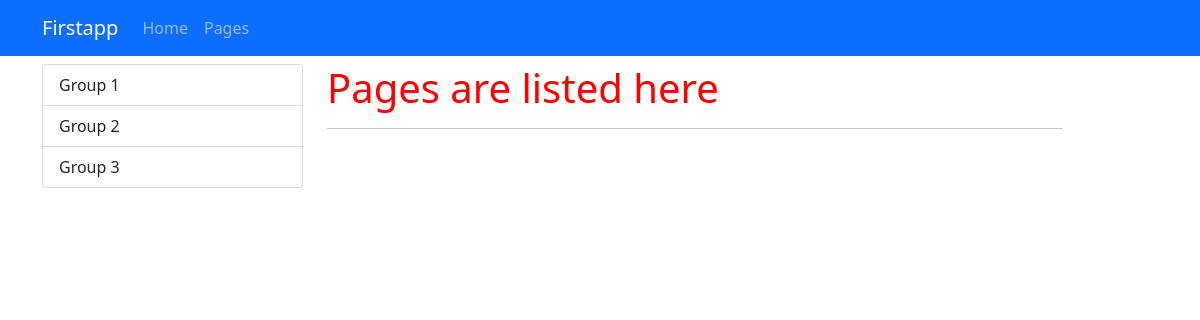
Before: /pages with the older database file.
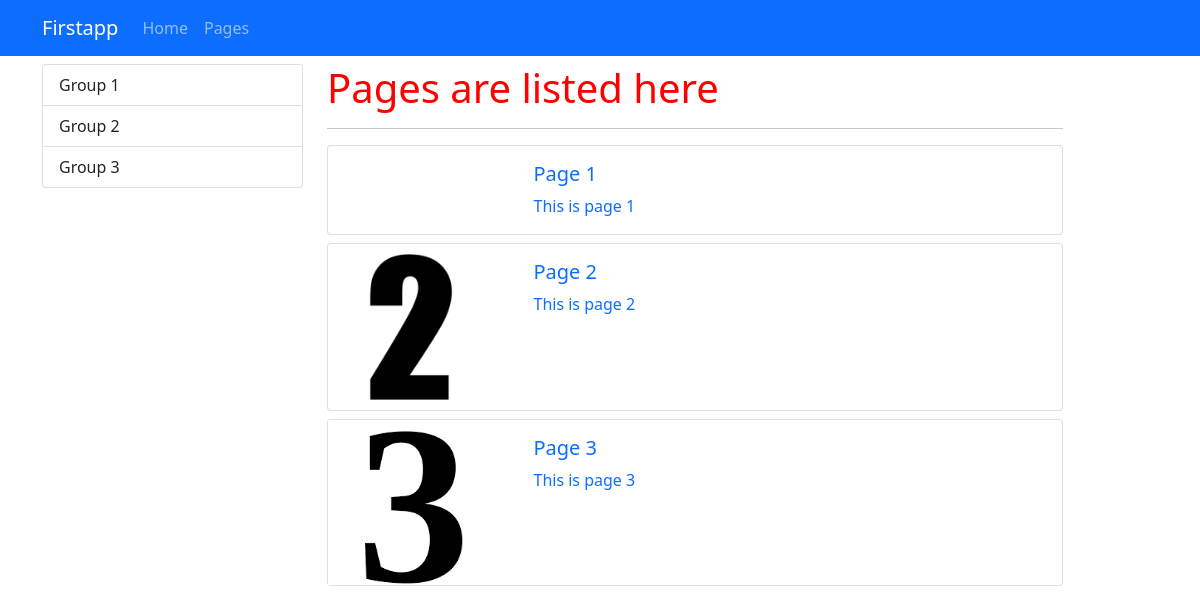
After: the same page with the newer database file.
### first_exp/models.py (models this page shows)
class Page(models.Model):
    title= models.CharField(max_length=200)
    image= models.CharField(max_length=200)
    description= models.TextField(max_length=200)
    is_active= models.BooleanField(default=False)
    is_home= models.BooleanField(default=False)

### first_exp/views.py (the view)
# urls.py: path("pages",views.pages,name="pages"),
def pages(request):
    context = {"pages":Page.objects.filter(is_active=True)}
    return render(request,"first_exp/page_lists.html",context)

### first_exp/templates/first_exp/page_lists.html (shortened to what this page needs)
{% extends "main.html" %}
{% load static %}
{% block css_files %}
<link rel="stylesheet" href="{% static '/css/style.css' %}">
{% endblock %}
{% block content %}
<div class="container mt-2">
    <div class="row">
        <div class="col-3">
            {% include 'first_exp/partials/categories.html' %}
        </div>
        <div class="col-8">
            <h1>Pages are listed here</h1>
            <hr>
            {% for page in pages %}
                {% if page.is_active %}
                    {% include 'first_exp/partials/pages.html' %}
                {% endif %}
            {% endfor %}
        </div>
    </div>
</div>
{% endblock %}

### templates/main.html (shortened to what this page needs)
{% load static %}
<!DOCTYPE html>
<html lang="en">
<head>
    <link rel="stylesheet" href="{% static '/css/bootstrap.min.css' %}">
    {% block css_files %} {% endblock %}
</head>
<body>
    {% include 'first_exp/partials/navbar.html' %}
    {% block content %} {% endblock %}
</body>
</html>

### first_exp/templates/first_exp/partials/navbar.html
<nav class="navbar navbar-dark bg-primary navbar-expand-lg">
    <div class="container">
        <a class="navbar-brand" href="{% url 'home' %}">Firstapp</a>
        <ul class="navbar-nav me-auto">
            <li class="nav-item">
                <a class="nav-link" href="{% url 'home' %}">Home</a>
            </li>
            <li class="nav-item">
                <a class="nav-link" href="{% url 'pages' %}">Pages</a>
            </li>
        </ul>
    </div>
</nav>

### first_exp/templates/first_exp/partials/categories.html
<div class="list-group">
    <a href="" class="list-group-item list-group-item-action">Group 1</a>
    <a href="" class="list-group-item list-group-item-action">Group 2</a>
    <a href="" class="list-group-item list-group-item-action">Group 3</a>
</div>

### first_exp/templates/first_exp/partials/pages.html
{% load static %}
<div class="card mb-2">
    <div class="row">
        <div class="col-md-3">
            <a href="{% url 'pages_detail' page.id %}" style="text-decoration:none;">
                <img class="img-fluid" src="{% static '/img/'|add:page.image %}" alt="">
            </a>
        </div>
        <div class="col-md-9">
            <div class="card-body">
                <a href="{% url 'pages_detail' page.id %}" style="text-decoration:none;">
                    <h5 class="card-title">{{page.title}}</h5>
                    <p class="card-text">{{page.description}}</p>
                </a>
            </div>
        </div>
    </div>
</div>

### first_exp/static/css/style.css (style rules this page uses)
h1 { color: red; }

Changed rows visible on the page:
added Page: title "Page 1", description "This is page 1"
added Page: image (picture), title "Page 2", description "This is page 2"
added Page: image (picture), title "Page 3", description "This is page 3"
